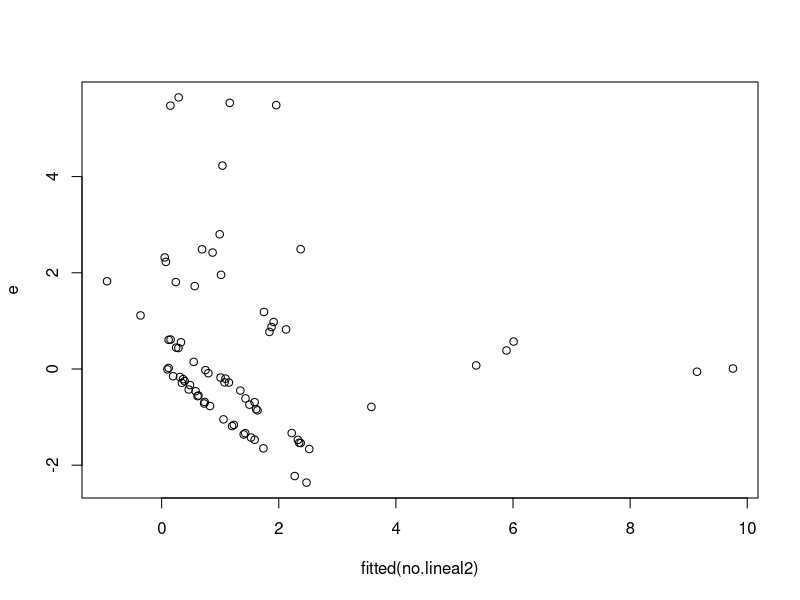
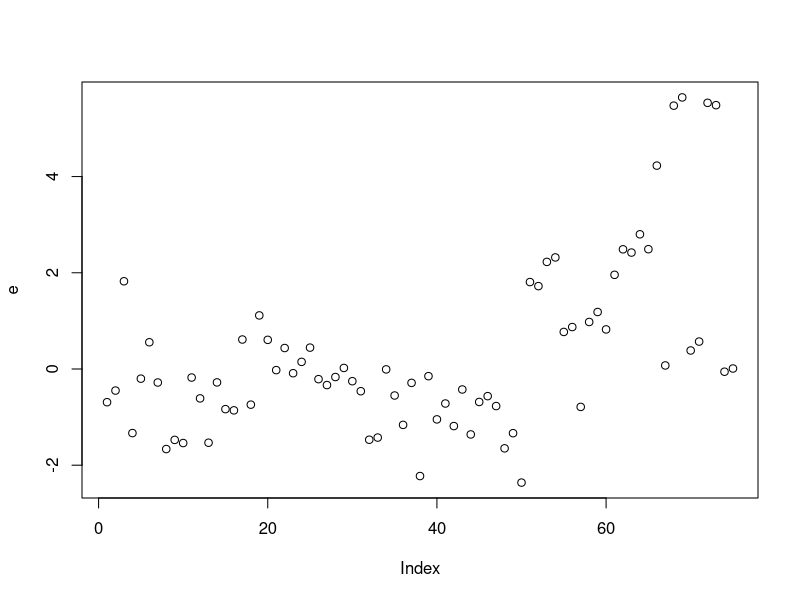
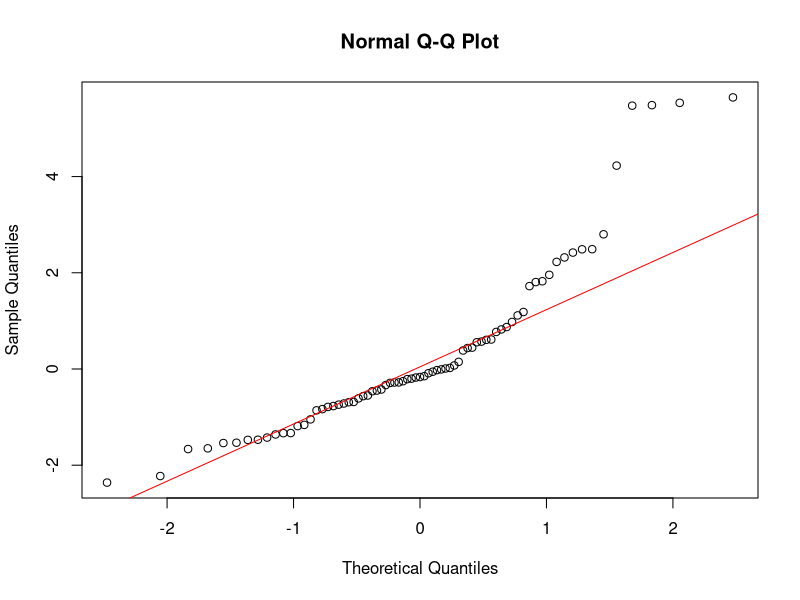

The R source for these figures, in order: (Note: this script raises an error after producing the figures.)
rm(list = ls())
link <- 'inverse'
data <- read.csv('data.csv')
data$Degree <- factor(data$Degree)
no.lineal <- glm(y ~ ., family = gaussian(link=link), data = data )
summary(no.lineal)
no.lineal2 <- step(no.lineal)
summary(no.lineal2)
e <- residuals(no.lineal2, c = " deviance " )
plot(fitted(no.lineal2), e)
plot(e)
qqnorm(e)
qqline(e, col='red')
ks.test(e, 'pnorm')
ad.test(e)
mean(e)
#artesanal 
no.lineal <- glm(y ~MgmtUGCourses  + Total.Conferences + 
                   TotalLangExp + Hardware.Proj.Mgmt.Exp + No.Of.Hardware.Proj.Estimated + 
                   No.Of.Software.Proj.Estimated  , data=data,
                 family = gaussian(link=link))
summary(no.lineal)
e <- residuals(no.lineal, c='deviance')
plot(fitted(no.lineal), e)
plot(e)
ks.test(e, 'pnorm')
ad.test(e)
hist(e)
qqnorm(e)
qqline(e, col='red')
a <- influence.measures(no.lineal)
outliers <- a$is.inf[, 'hat']
###################experimentos
data <- data[!outliers,]
no.lineal <- glm(y ~ ., family = gaussian(link=link), data = data )
summary(no.lineal)
no.lineal2 <- step(no.lineal)
summary(no.lineal2)
#artesanal 
no.lineal <- glm(y ~   TechUGCourses + MgmtUGCourses + MgmtGCourses + 
                   Total.Workshops + Total.Conferences + Hardware.Proj.Mgmt.Exp + 
                   No.Of.Hardware.Proj.Estimated + No.Of.Software.Proj.Estimated + 
                   Domain.Exp  , data=data,
                 family = gaussian(link=link))
summary(no.lineal)
e <-residuals(no.lineal, c = " deviance " )
plot(fitted(no.lineal), e)
plot(e)
ks.test(e, 'pnorm')
ad.test(e)
hist(e)
qqnorm(e)
qqline(e, col='red')
####################################
#con pesos
w <- abs(residuals(no.lineal, c='deviance'))
################
no.lineal <- glm(y ~ ., family = gaussian(link=link), data = data,
                 weights = 1/w**3)
summary(no.lineal)
no.lineal2 <- step(no.lineal)
summary(no.lineal2)
plot(fitted(no.lineal2), residuals(no.lineal2, c = " deviance " ))
plot(residuals(no.lineal2, c='deviance'))
qqnorm(residuals(no.lineal2, c='deviance'))
qqline(residuals(no.lineal2, c='deviance'), col='red')
library(nortest)
ad.test(residuals(no.lineal2, c='deviance'))
ks.test(residuals(no.lineal2, c='deviance'), 'pnorm')
mean(residuals(no.lineal2, c='deviance'))
#artesanal 
no.lineal <- glm(y ~  TechUGCourses  + MgmtUGCourses + 
                   MgmtGCourses + Total.Workshops + Total.Conferences  + 
                   Hardware.Proj.Mgmt.Exp + No.Of.Hardware.Proj.Estimated + 
                   No.Of.Software.Proj.Estimated + Domain.Exp , data=data,
                 family = gaussian(link=link), weights = 1/w**3)
summary(no.lineal)
e <- residuals(no.lineal, c = "deviance") 
plot(fitted(no.lineal), e)
plot(e)
ad.test(e)
ks.test(e, 'pnorm')
hist(residuals(no.lineal, c='deviance'))
qqnorm(residuals(no.lineal, c='deviance'))
qqline(residuals(no.lineal, c='deviance'), col='red')
